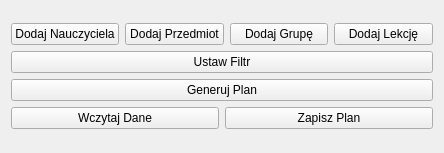
<?xml version="1.0" encoding="UTF-8"?>
<ui version="4.0">
 <class>Form</class>
 <widget class="QWidget" name="Form">
  <property name="geometry">
   <rect>
    <x>0</x>
    <y>0</y>
    <width>444</width>
    <height>153</height>
   </rect>
  </property>
  <property name="windowTitle">
   <string>Form</string>
  </property>
  <layout class="QGridLayout" name="gridLayout">
   <item row="0" column="0">
    <layout class="QVBoxLayout" name="verticalLayout">
     <item>
      <layout class="QHBoxLayout" name="horizontalLayout">
       <item>
        <widget class="QPushButton" name="pushButton">
         <property name="text">
          <string>Dodaj Nauczyciela</string>
         </property>
        </widget>
       </item>
       <item>
        <widget class="QPushButton" name="pushButton_8">
         <property name="text">
          <string>Dodaj Przedmiot</string>
         </property>
        </widget>
       </item>
       <item>
        <widget class="QPushButton" name="pushButton_3">
         <property name="text">
          <string>Dodaj Grupę</string>
         </property>
        </widget>
       </item>
       <item>
        <widget class="QPushButton" name="pushButton_2">
         <property name="text">
          <string>Dodaj Lekcję</string>
         </property>
        </widget>
       </item>
      </layout>
     </item>
     <item>
      <widget class="QPushButton" name="pushButton_4">
       <property name="text">
        <string>Ustaw Filtr</string>
       </property>
      </widget>
     </item>
     <item>
      <widget class="QPushButton" name="pushButton_5">
       <property name="text">
        <string>Generuj Plan</string>
       </property>
      </widget>
     </item>
     <item>
      <layout class="QHBoxLayout" name="horizontalLayout_2">
       <item>
        <widget class="QPushButton" name="pushButton_6">
         <property name="text">
          <string>Wczytaj Dane</string>
         </property>
        </widget>
       </item>
       <item>
        <widget class="QPushButton" name="pushButton_7">
         <property name="text">
          <string>Zapisz Plan</string>
         </property>
        </widget>
       </item>
      </layout>
     </item>
    </layout>
   </item>
  </layout>
 </widget>
 <resources/>
 <connections/>
</ui>
